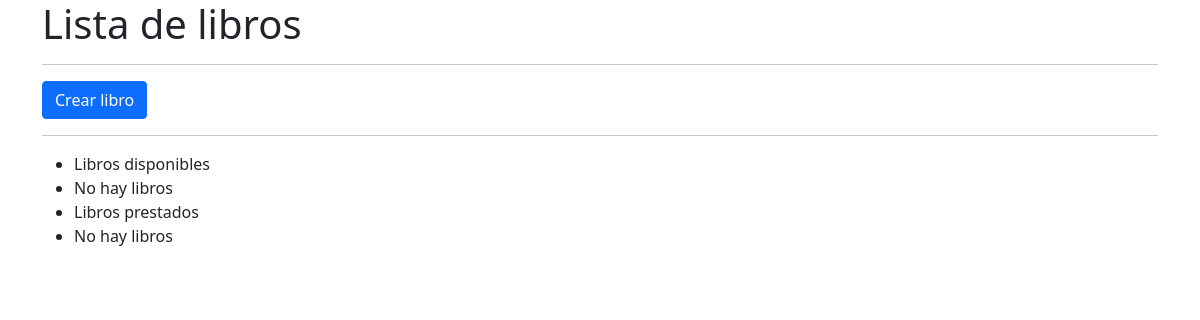
The app's page /, older data.
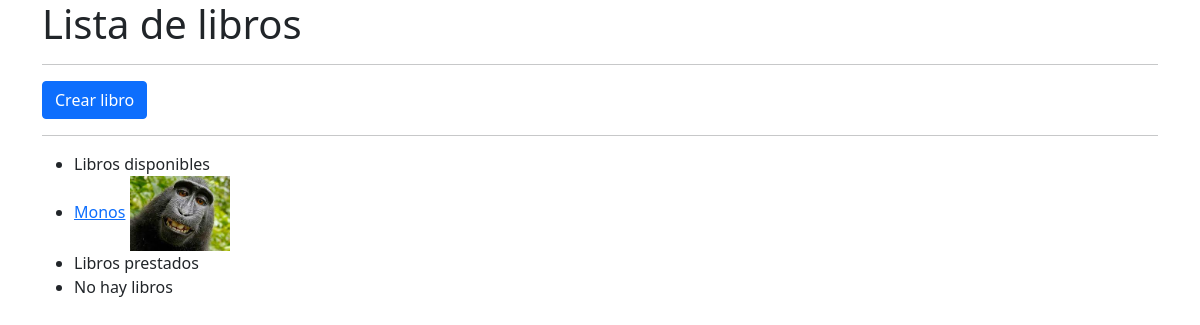
The same page, newer data.
### biblioteca/models.py (models this page shows, shortened)
class Libro(models.Model):
    titulo = models.CharField(max_length=100)
    autores = models.ManyToManyField(Autor)
    editorial = models.ForeignKey(Editorial, on_delete=models.CASCADE)
    rating = models.PositiveIntegerField(validators=[MaxValueValidator(5)])
    fecha_publicacion = models.DateField()
    GENEROS = (
        ('N', 'Novela'),
        ('C', 'Cuento'),
        ('P', 'Poesía'),
        ('T', 'Teatro'),
        ('O', 'Otros'),
    )
    genero = models.CharField(max_length=1, choices=GENEROS)
    isbn = models.IntegerField(max_length=13)
    resumen = models.TextField()
    portada = models.ImageField(upload_to='portadas/', null=True, blank=True) #Necesita Pillow
    DISPONIBILIDAD = (
        ('D', 'Disponible'),
        ('P', 'Prestado'),
        ('E', 'En proceso de prestamo'),
    )
    disponibilidad = models.CharField(max_length=1, choices=DISPONIBILIDAD)
    created_at = models.DateTimeField(auto_now_add=True)
    updated_at = models.DateTimeField(auto_now=True)

### biblioteca/views.py (the view)
# urls.py: path('',LibroListView.as_view(), name='libro_list'),
class LibroListView(ListView):
    model = Libro
    template_name = 'biblioteca/libro_list.html'
    ''' Otra forma sobrescribiendo el metodo get_queryset
    def get_queryset(self): #sobreescribimos el metodo get_queryset, que sirve para filtrar los libros disponibles pasandole el parametro 'D'
        return Libro.objects.filter(disponibilidad='D')
    '''
    def get_context_data(self, **kwargs: Any) -> dict[str, Any]:
        context = super().get_context_data(**kwargs)
        context['libros_disponibles'] = Libro.objects.filter(disponibilidad='D')
        context['libros_prestados'] = Libro.objects.filter(disponibilidad='P')
        return context

### biblioteca/templates/biblioteca/libro_list.html (shortened to what this page needs)
<!DOCTYPE html>
<html lang="es">
    <head>
        <link rel="stylesheet" href="https://stackpath.bootstrapcdn.com/bootstrap/5.0.0-alpha1/css/bootstrap.min.css">
    </head>
    <body>
        <div class="container">
            <div class="row">
                <div class="col">
                    <h1>Lista de libros</h1>
                    <hr>
                    <a href="{% url 'libro_create' %}" class="btn btn-primary">Crear libro</a>
                    <hr>
                    <ul>
                        <li>Libros disponibles</li>
                        {% for libro in libros_disponibles %}
                            <li>
                                <a href="{% url 'libro_detail' pk=libro.pk %}">{{ libro.titulo }}</a>
                                {% if libro.portada %}
                                <img src="{{ libro.portada.url }}" alt="{{ libro.titulo }}" width="100">
                                {% endif %}
                            </li>
                        {% empty %}
                            <li>No hay libros</li>
                        {% endfor %}
                        <li>Libros prestados</li>
                        {% for libro in libros_prestados %}
                            <li>
                                <a href="{% url 'libro_detail' pk=libro.pk %}">{{ libro.titulo }}</a>
                                {% if libro.portada %}
                                <img src="{{ libro.portada.url }}" alt="{{ libro.titulo }}" width="100">
                                {% endif %}
                            </li>
                        {% empty %}
                            <li>No hay libros</li>
                        {% endfor %}
                    </ul>
                </div>
            </div>
        </div>
    </body>
</html>

Row changes from the older to the newer data that the page shows:
added Libro: titulo "Monos", portada (picture)
Text that changed along with them:
text no longer shown: "No hay libros"
